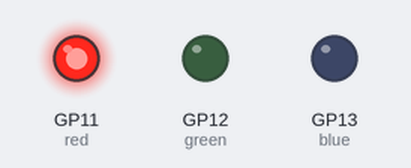
A program run on a simulated Raspberry Pi Pico running MicroPython. Parts: output pins drawn as LEDs (lit = HIGH).

Above: at 0.5 s.
At 2.5 s:
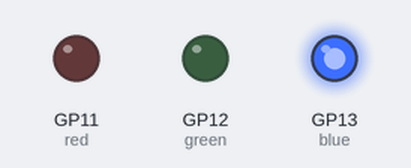
At 3.5 s:
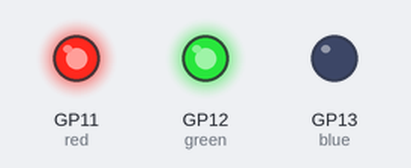
At 4.5 s:
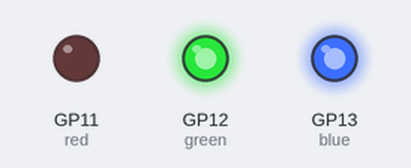
At 6.5 s:
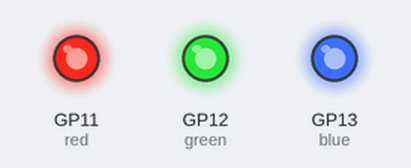
At 9.5 s:
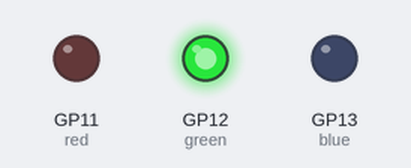
Timing chart, 0 to 10.4 s (numbered marks = the images above):
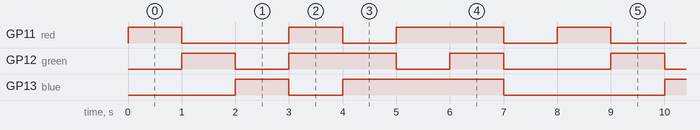

The program:

testled.py
```python
import machine
import time

# Configuration des broches
RED_PIN = 11
GREEN_PIN = 12
BLUE_PIN = 13

# Initialisation des GPIO en mode sortie
red = machine.Pin(RED_PIN, machine.Pin.OUT)
green = machine.Pin(GREEN_PIN, machine.Pin.OUT)
blue = machine.Pin(BLUE_PIN, machine.Pin.OUT)

# Fonction pour définir la couleur de la LED
def set_color(r, g, b):
    red.value(r)    # 1 pour allumer, 0 pour éteindre
    green.value(g)
    blue.value(b)

# Liste des couleurs (rouge, vert, bleu, jaune, cyan, magenta, blanc, éteint)
colors = [
    (1, 0, 0),  # Rouge
    (0, 1, 0),  # Vert
    (0, 0, 1),  # Bleu
    (1, 1, 0),  # Jaune
    (0, 1, 1),  # Cyan
    (1, 0, 1),  # Magenta
    (1, 1, 1),  # Blanc
    (0, 0, 0),  # Éteint
]

try:
    while True:
        for color in colors:
            set_color(*color)
            time.sleep(1)  # Attente d'une seconde entre les couleurs

except KeyboardInterrupt:
    print("Arrêt du programme")

finally:
    set_color(0, 0, 0)  # Éteindre la LED
```

Measured:
- by itself, GP11 (red): repeats every 8.0 s: LOW 2.0 s, HIGH 1.0 s, LOW 1.0 s, HIGH 2.0 s, LOW 1.0 s, HIGH 1.0 s
- by itself, GP12 (green): repeats every 8.0 s: LOW 1.0 s, HIGH 2.0 s, LOW 1.0 s, HIGH 1.0 s, LOW 2.0 s, HIGH 1.0 s
- by itself, GP13 (blue): repeats every 8.0 s: LOW 1.0 s, HIGH 3.0 s, LOW 3.0 s, HIGH 1.0 s
